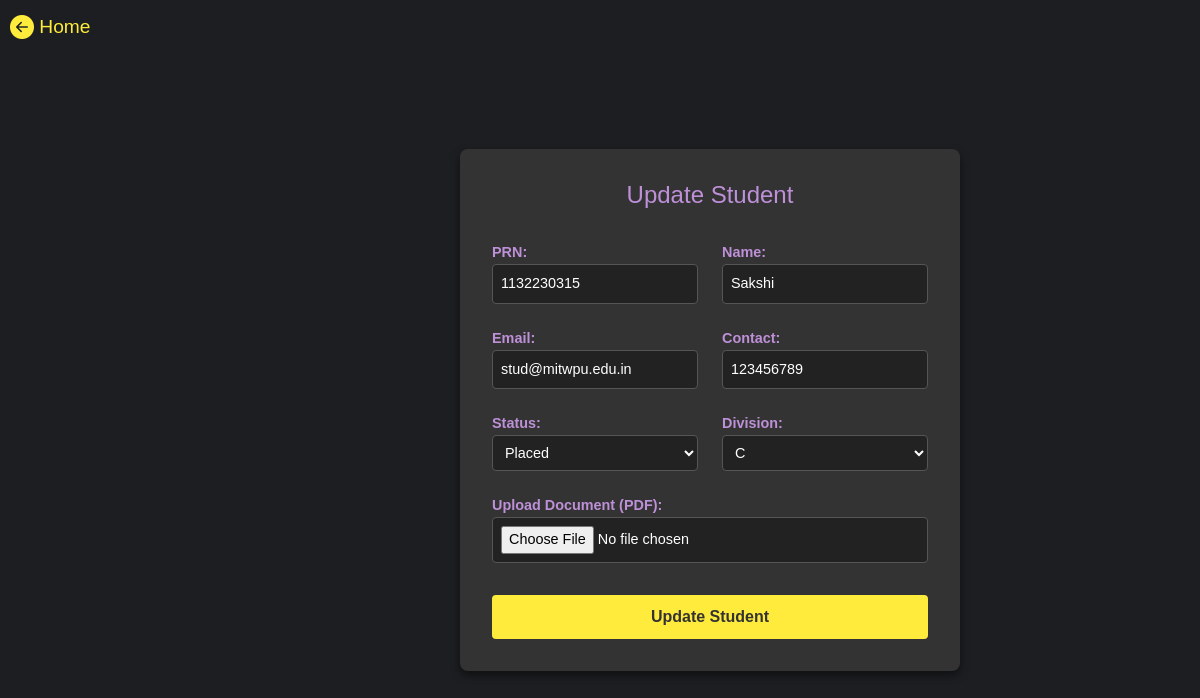
Screenshot of /update/23/ with the database file from the repository.
### app/models.py (models this page shows, shortened)
class Student(models.Model):
    prn=models.CharField(max_length=10,unique=True)
    name=models.CharField(max_length=25)
    email=models.EmailField(default="stud@mitwpu.edu.in",null=False)
    phn = models.CharField(max_length=10, blank=True, null=True)
    status=models.ForeignKey(Status,on_delete=models.CASCADE,related_name="s_status")
    div = models.ForeignKey(Division, on_delete=models.CASCADE, related_name="students")
    doc = models.FileField(upload_to='documents/', null=True, blank=True)

class Status(models.Model):
    status=models.CharField(max_length=10)
    def __str__(self):
        return self.status

class Division(models.Model):
    div=models.CharField(max_length=2)
    def __str__(self):
        return self.div

### app/views.py (the view)
# urls.py: path('update/<int:student_id>/',addData, name='update_student'),
def addData(request, student_id=None):
    if student_id:
        student = get_object_or_404(Student, id=student_id)
    else:
        student = None
    if request.method == 'POST':
        form = DataForm(request.POST, request.FILES, instance=student)
        if form.is_valid():
            form.save()
            return redirect('home')  # Redirect to the placed students page after saving
    else:
        form = DataForm(instance=student)  # Pre-fill the form if updating an existing student
    return render(request, 'add.html', {'form': form, 'student': student})

### app/forms.py
class DataForm(forms.ModelForm):
    class Meta:
        model=Student
        fields=['prn','name','email','phn','status','div','doc']

### templates/add.html (shortened to what this page needs)
{% load static %}
<!DOCTYPE html>
<html lang="en">
<head>
    <link href="https://cdn.jsdelivr.net/npm/bootstrap@5.3.0-alpha1/dist/css/bootstrap.min.css" rel="stylesheet">
</head>
<body>
    <a href="{% url 'home' %}" class="back-link">
        <i class="bi bi-arrow-left-circle-fill"></i> Home
    </a>
    <div class="form-container">
        <h2>{% if student %}Update Student{% else %}Add Student{% endif %}</h2>
        <form method="post" enctype="multipart/form-data">
        <div class="row">
            <div class="col-md-6">
                <label for="prn">PRN:</label>
                {{ form.prn }}
            </div>
            <div class="col-md-6">
                <label for="name">Name:</label>
                {{ form.name }}
            </div>
        </div>
        <div class="row">
            <div class="col-md-6">
                <label for="email">Email:</label>
                {{ form.email }}
            </div>
            <div class="col-md-6">
                <label for="phn">Contact:</label>
                {{ form.phn }}
            </div>
        </div>
        <div class="row">
            <div class="col-md-6">
                <label for="status">Status:</label>
                {{ form.status }}
            </div>
            <div class="col-md-6">
                <label for="division">Division:</label>
                {{ form.div }}
            </div>
        </div>
        <label for="document">Upload Document (PDF):</label>
        <input type="file" name="doc" accept="application/pdf">
        <button type="submit" class="btn-submit">{% if student %}Update Student{% else %}Add Student{% endif %}</button>
    </form>
    </div>
    <link rel="stylesheet" href="https://cdn.jsdelivr.net/npm/bootstrap-icons/font/bootstrap-icons.css">
</body>
</html>

### templates/add.html (style rules this page uses)
body { background-color: #1c1e21; color: #ffffff; font-family: Arial, sans-serif; margin-left: 220px; padding-top: 20px; display: flex; justify-content: center; align-items: center; min-height: 100vh; }
.form-container { background-color: #333; border-radius: 8px; padding: 2rem; max-width: 500px; width: 100%; box-shadow: 0 4px 8px rgba(0, 0, 0, 0.5); }
h2 { color: #be90d8; text-align: center; margin-bottom: 1.5rem; font-size: 1.5rem; }
label { font-weight: bold; color: #be90d8; margin-top: 0.5rem; font-size: 0.9rem; }
input[type="text"], input[type="email"], input[type="file"], select { background-color: #222; color: #ffffff; border: 1px solid #555; border-radius: 4px; padding: 8px; width: 100%; margin-bottom: 1rem; font-size: 0.9rem; }
.btn-submit { background-color: #ffeb3b; color: #333; font-weight: bold; width: 100%; padding: 10px; border: none; border-radius: 4px; margin-top: 1rem; font-size: 1rem; }
.back-link { position: absolute; top: 10px; left: 10px; font-size: 1.2rem; color: #ffeb3b; text-decoration: none; }
.back-link i { font-size: 1.5rem; vertical-align: middle; }

### rows the page displays
Student: prn "1132230315", name "Sakshi", email "stud@mitwpu.edu.in", phn "123456789"
Status: status "Placed"
Division: div "C"
